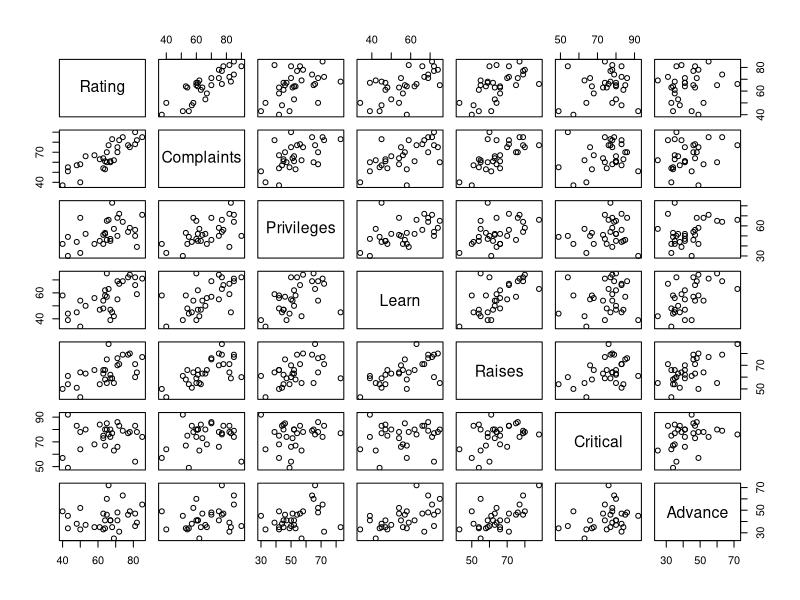
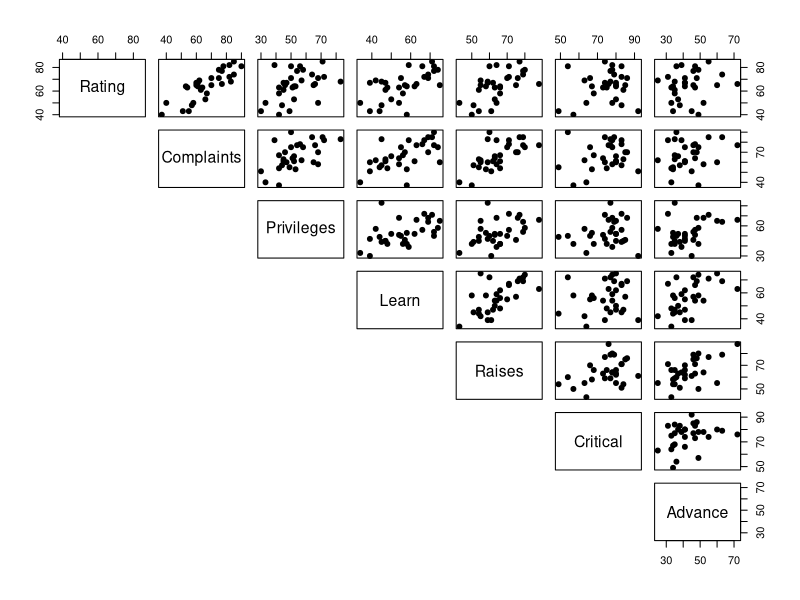
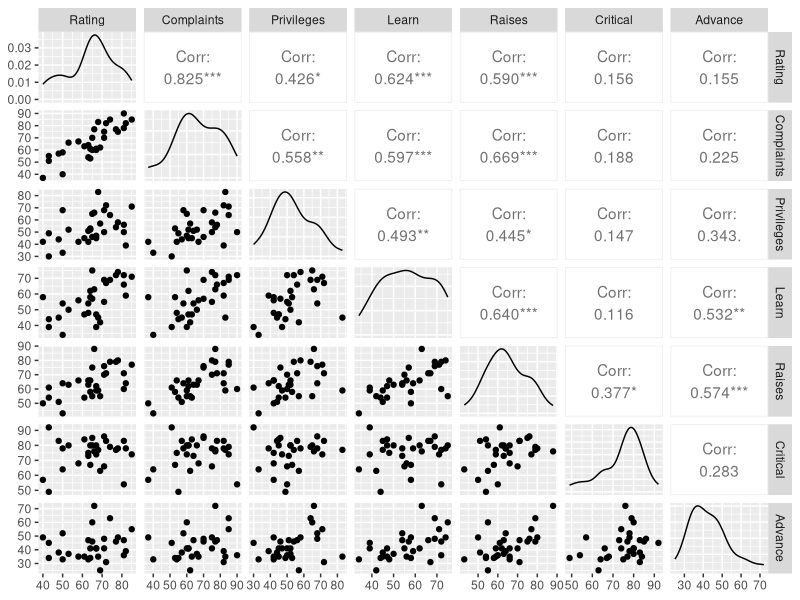
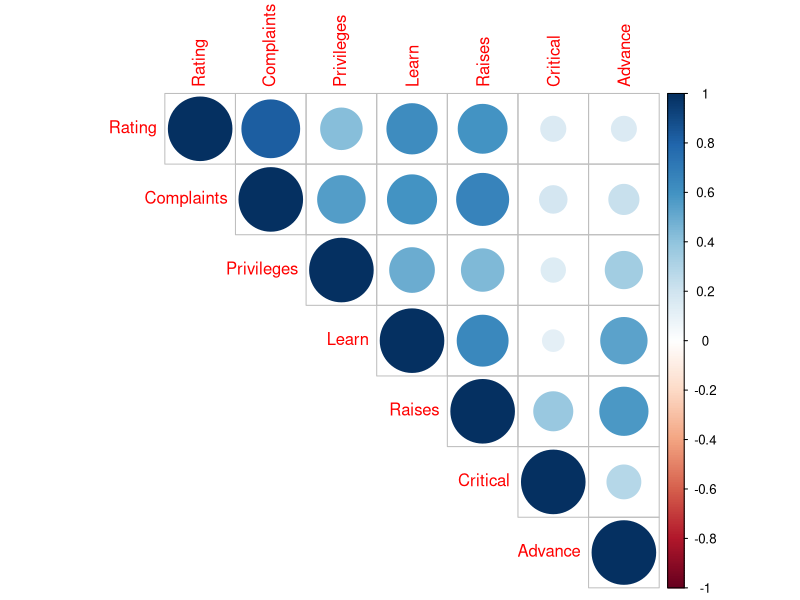
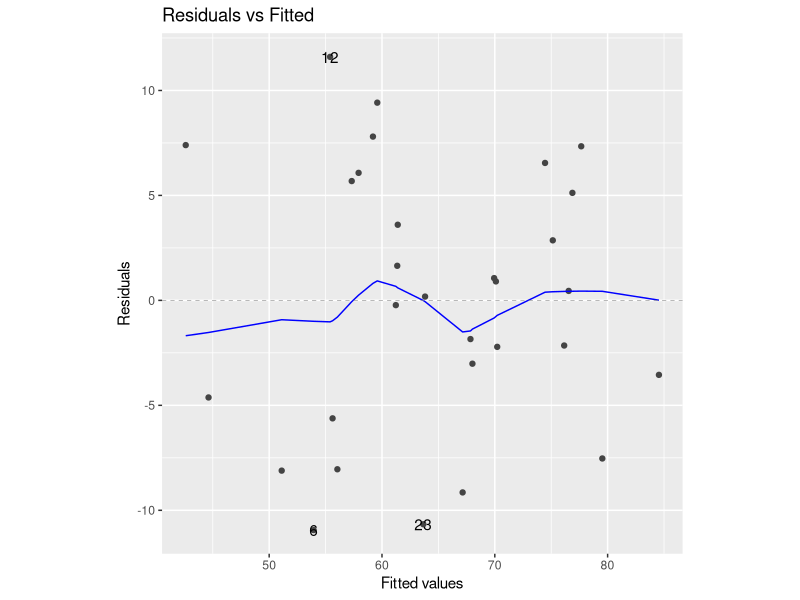
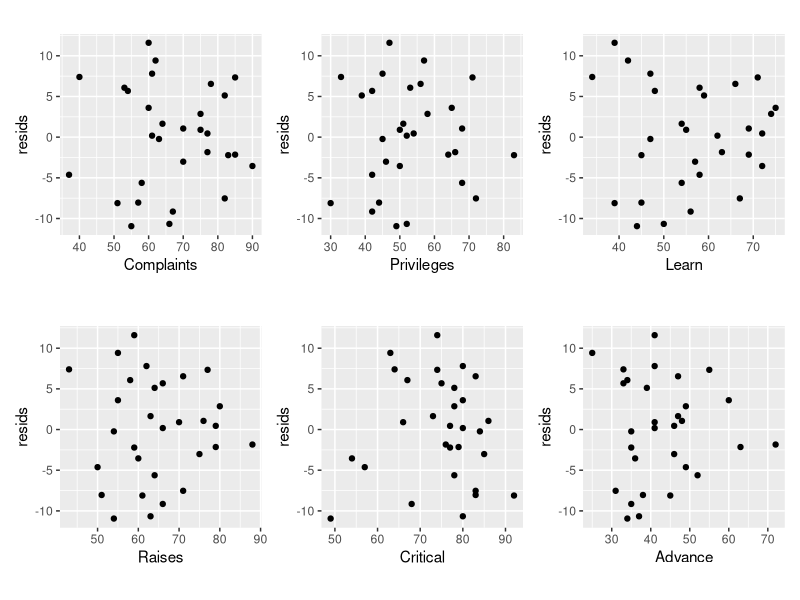
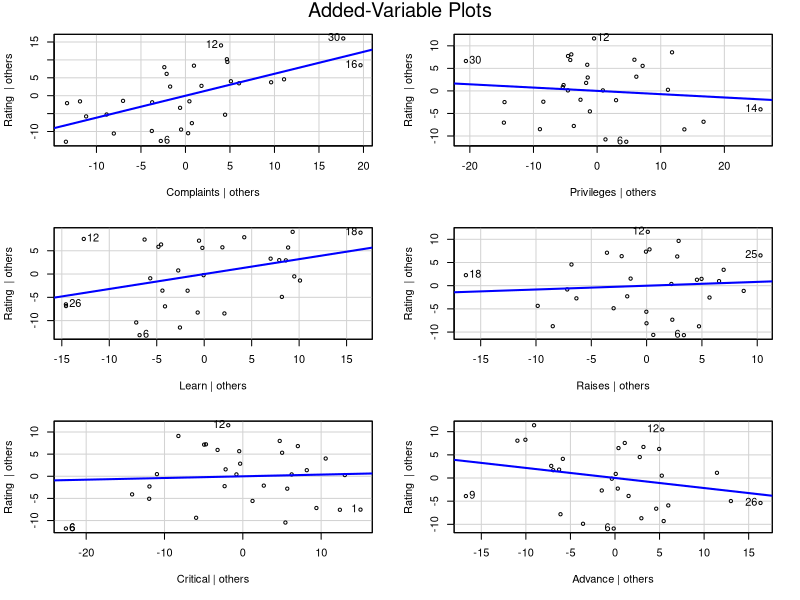
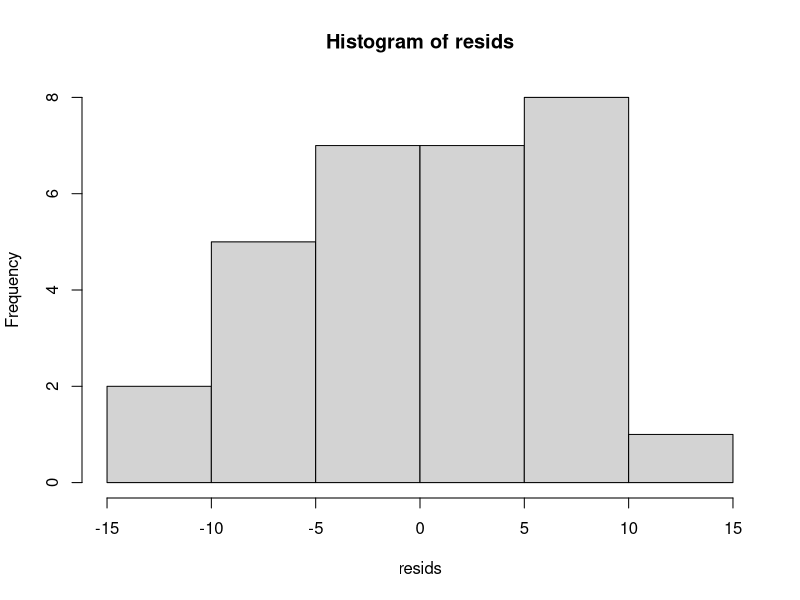

The R script that drew these images, in order:
## ---- chunk 1
# load packages here
library(tidyverse)
library(ggfortify) # needed for autoplot with lm objects
library(car)  # needed for added-variable plots 
library(corrplot)  # colored correlation matrix
library(patchwork)  # plot plots next to each other 
# (You may need to install some of these packages first)
## ---- chunk 2
super <- read_table("Supervisor.txt")
summary(super)
## ---- chunk 3
plot(super)
pairs(super, pch = 19, lower.panel = NULL) # this omits the duplicated half

# ggplot version
library(GGally) # May have to install this package
ggpairs(super)

## ---- chunk 4
round(cor(super), 2)
corrplot(cor(super), type = "upper")
## ---- chunk 5
# super_lm <- lm(Rating ~ Complaints + Privileges + Learn + 
#                  Raises + Critical + Advance, data = super)
super_lm <- lm(Rating ~ ., data = super)
summary(super_lm)

resids <- super_lm$residuals
yhat <- super_lm$fitted.values

super_expanded <- data.frame(super, resids = resids, fitted = yhat)
## ---- chunk 6
autoplot(super_lm, which = 1, ncol = 1, nrow = 1) +
  theme(aspect.ratio = 1)
## ---- chunk 7
resid_vs_complaints <- ggplot(data = super_expanded) +
  geom_point(mapping = aes(x = Complaints, y = resids)) +
  theme(aspect.ratio = 1)

resid_vs_privileges <- ggplot(data = super_expanded) +
  geom_point(mapping = aes(x = Privileges, y = resids)) +
  theme(aspect.ratio = 1)

resid_vs_learn <- ggplot(data = super_expanded) +
  geom_point(mapping = aes(x = Learn, y = resids)) +
  theme(aspect.ratio = 1)

resid_vs_raises <- ggplot(data = super_expanded) +
  geom_point(mapping = aes(x = Raises, y = resids)) +
  theme(aspect.ratio = 1)

resid_vs_critical <- ggplot(data = super_expanded) +
  geom_point(mapping = aes(x = Critical, y = resids)) +
  theme(aspect.ratio = 1)

resid_vs_advance <- ggplot(data = super_expanded) +
  geom_point(mapping = aes(x = Advance, y = resids)) +
  theme(aspect.ratio = 1)

# put plots in 2 rows & 3 columns using the patchwork package
(resid_vs_complaints | resid_vs_privileges | resid_vs_learn) /
  (resid_vs_raises | resid_vs_critical | resid_vs_advance)
## ---- chunk 8
avPlots(super_lm)
## ---- chunk 9

hist(resids)
plot(super_lm, which = 2)

## OR


ggplot(data = super_expanded) +
  geom_histogram(aes(x = resids, y = after_stat(density)), 
                 binwidth = 4) +
  stat_function(fun = dnorm, color = "red", linewidth = 2,
                args = list(mean = mean(resids), 
                            sd = sd(resids))) 

autoplot(super_lm, which = 2)
shapiro.test(resids)
## ---- chunk 10

plot(super_lm, which = 1)

## OR

autoplot(super_lm, which = 1, nrow = 1, ncol = 1)
## ---- chunk 11
# Residuals vs. Leverage plot using the following code:

plot(super_lm, which = 5)

## OR

cd_cont_pos <- function(leverage, level, model) {sqrt(level*length(coef(model))*(1-leverage)/leverage)}
cd_cont_neg <- function(leverage, level, model) {-cd_cont_pos(leverage, level, model)}

cd_threshold <- 0.5
autoplot(super_lm, which = 5) +
  stat_function(fun = cd_cont_pos,
                args = list(level = cd_threshold, model = super_lm),
                xlim = c(0, 0.6), lty = 2, colour = "red") +
  stat_function(fun = cd_cont_neg,
                args = list(level = cd_threshold, model = super_lm),
                xlim = c(0, 0.6), lty = 2, colour = "red") +
  scale_y_continuous(limits = c(-4, 4))

## ---- chunk 12

super |> 
  pairs(pch = 19, lower.panel = NULL)

# OR
super |> 
  ggpairs()
## ---- chunk 13

corrplot(cor(super), type = "upper")

## ---- chunk 14
super_vifs <- vif(super_lm)
super_vifs
max(super_vifs)
mean(super_vifs)
## ---- chunk 15
confint(super_lm, level = 0.95)
## ---- chunk 16
predict(super_lm, 
        newdata = data.frame(Complaints = 60,
                             Privileges = 50,
                             Learn = 56,
                             Raises = 63,
                             Critical = 76,
                             Advance = 40), 
        interval = "confidence", 
        level = 0.95)
## ---- chunk 17
predict(super_lm, 
        newdata = data.frame(Complaints = 60,
                             Privileges = 50,
                             Learn = 56,
                             Raises = 63,
                             Critical = 76,
                             Advance = 40), 
        interval = "prediction", 
        level = 0.95)
## ---- chunk 18
super_lm_reduced <- lm(Rating ~ 
                         Complaints + 
                         Privileges + 
                         Critical + 
                         Advance, 
                       data = super)
anova(super_lm, super_lm_reduced)
